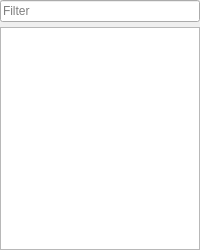
<?xml version="1.0" encoding="UTF-8"?>
<ui version="4.0">
 <class>PackageDockWidget</class>
 <widget class="QDockWidget" name="PackageDockWidget">
  <property name="geometry">
   <rect>
    <x>0</x>
    <y>0</y>
    <width>200</width>
    <height>250</height>
   </rect>
  </property>
  <property name="windowTitle">
   <string>DockWidget</string>
  </property>
  <widget class="QWidget" name="dockWidgetContents">
   <layout class="QVBoxLayout" name="verticalLayout">
    <property name="spacing">
     <number>5</number>
    </property>
    <property name="leftMargin">
     <number>0</number>
    </property>
    <property name="topMargin">
     <number>0</number>
    </property>
    <property name="rightMargin">
     <number>0</number>
    </property>
    <property name="bottomMargin">
     <number>0</number>
    </property>
    <item>
     <widget class="LineEditExt" name="filterLine">
      <property name="minimumSize">
       <size>
        <width>0</width>
        <height>0</height>
       </size>
      </property>
      <property name="placeholderText">
       <string>Filter</string>
      </property>
     </widget>
    </item>
    <item>
     <widget class="QTreeView" name="treeView">
      <property name="acceptDrops">
       <bool>true</bool>
      </property>
      <property name="dragEnabled">
       <bool>true</bool>
      </property>
      <property name="dragDropMode">
       <enum>QAbstractItemView::DragDrop</enum>
      </property>
      <property name="selectionMode">
       <enum>QAbstractItemView::SingleSelection</enum>
      </property>
      <property name="headerHidden">
       <bool>true</bool>
      </property>
      <attribute name="headerVisible">
       <bool>false</bool>
      </attribute>
      <attribute name="headerStretchLastSection">
       <bool>true</bool>
      </attribute>
     </widget>
    </item>
   </layout>
  </widget>
 </widget>
 <customwidgets>
  <customwidget>
   <class>LineEditExt</class>
   <extends>QLineEdit</extends>
   <header>QtControls/lineeditext.h</header>
  </customwidget>
 </customwidgets>
 <resources/>
 <connections/>
</ui>
